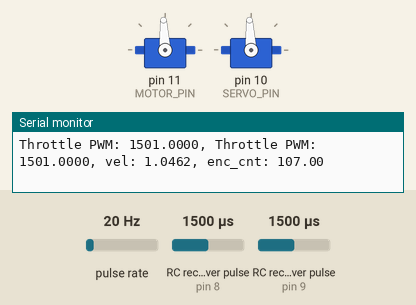
Simulated run of this sketch. Board: Arduino Uno, built with avr-gcc and run on an emulated ATmega328P. Parts: 2 × servo, the last lines printed to the serial monitor. Wiring (inferred from the names in the program): pulse sensor: data pin 4; 2 × RC receiver channel: data pin 8 / data pin 9. Inputs (shaded band) come from the test bench; at power-on: RC receiver pulse (sensors on pin 8, pin 9) 1500 µs, pulse rate 20 Hz.

Above: at 2.7 s.
2.8 s: RC receiver pulse (sensor on pin 8) set to 1020 µs
At 4.0 s:
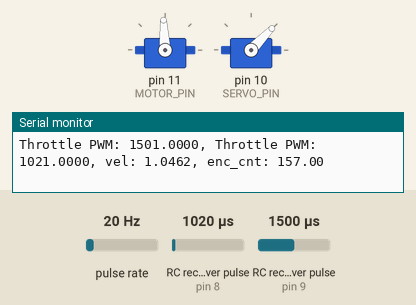
4.3 s: RC receiver pulse (sensor on pin 9) set to 1020 µs
At 5.3 s:
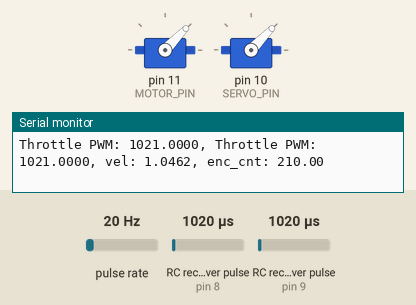
5.8 s: RC receiver pulse (sensor on pin 8) set to 1250 µs
At 6.5 s:
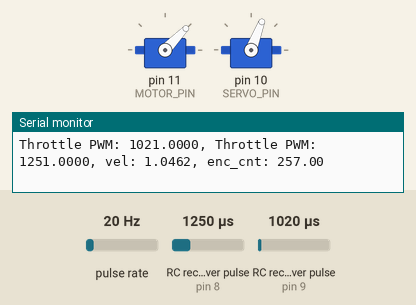
7.3 s: RC receiver pulse (sensor on pin 9) set to 1250 µs
At 8.5 s:
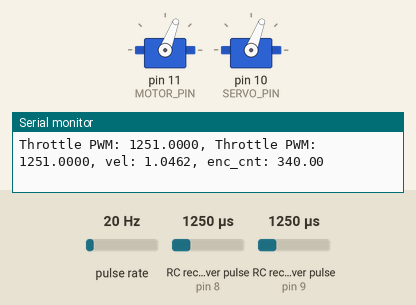
8.8 s: pulse rate (sensor on pin 4) set to 196 Hz
At 10.23 s:
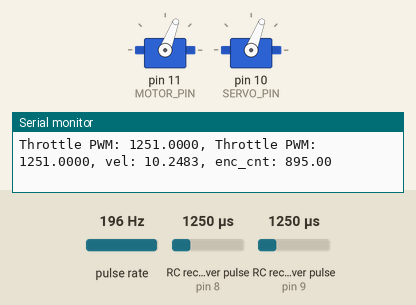
11.8 s: RC receiver pulse (sensor on pin 8) set to 1500 µs
Timing chart, 0 to 15.8 s (numbered marks = the images above; inputs shaded):
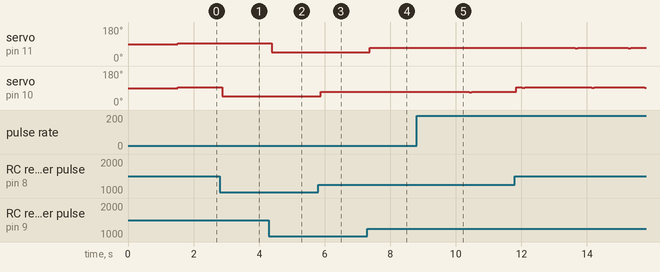

The sketch:

test_reciever_and_wheel_encoder.ino
```cpp
#include <EnableInterrupt.h>
#include <Servo.h>

const float pi = 3.14159265359;
const float d = 0.0666;
float velocity = 0;
float encoder_count = 0;
int received_pwm_signal = 0;
int pwm_esc = 1499;
int pwm_steer = 1499;
int first_signal = 1;
int loopcount = 1;
volatile unsigned long dt = 0;
volatile unsigned long lastflag = 0;
volatile unsigned long current_time = 0;
float throttleIn = 1500; //global variable for throttle
float steeringIn = 1500; //global variable for steering

class Car {
  public:

    void initArduino();
    void readReceiver();
    void writeToActuators();
    void encoder_setup();
    void check_flags();

    void Car::interfunc() {
      encoder_time_old = encoder_time;
      encoder_time = micros();
      dt = encoder_time - encoder_time_old;
      updateFlagsShared |= ENCODER_FLAG;
      encoder_count += 1;
    }

    void calc_velocity() {
      velocity = 0.125 * pi * d * 1000000 / dt;
      current_time = millis();
      if (current_time - lastflag > 50) {
        velocity = 0;
      }
    }

  private:
    const int SERVO_PIN = 10;
    const int MOTOR_PIN = 11;

    const int ch1 = 8;
    const int ch2 = 9;

    Servo throttle;
    Servo steering;

    const int MOTOR_MAX = 1750;
    const int MOTOR_MIN = 800;
    const int MOTOR_NEUTRAL = 1500;
    const int THETA_CENTER = 1500;
    const int THETA_MAX = 3000;
    const int THETA_MIN = 0;

    uint16_t microseconds2PWM(uint16_t microseconds);
    float saturateMotor(float x);
    float saturateServo(float x);

    int encoder_count_old = 0;

    int phasestate1 = 0;


    const int ENCODER_FLAG = 1;

    //    unsigned long encoder_dt = 0;
    volatile unsigned long encoder_time = 0;
    volatile unsigned long encoder_time_old = 0;

    volatile uint8_t updateFlagsShared;
    uint8_t updateFlags;
};

Car car;

void interfuncCB() {
  car.interfunc();
}

void setup() {

  car.initArduino();
  car.encoder_setup();
  delay(1500);
  Serial.begin(9600);

}

void loop() {

  car.check_flags();
  car.calc_velocity();

  car.readReceiver();
  if (steeringIn < 500) {
    // recieve throttle information from Jetson Nano
  } else {
    car.writeToActuators();
  }

  Serial.print("Throttle PWM: ");
  Serial.print(throttleIn, 4);
  Serial.print(", Throttle PWM: ");
  Serial.print(steeringIn, 4);
  Serial.print(", vel: ");
  Serial.print(velocity, 4);
  Serial.print(", enc_cnt: ");
  Serial.print(encoder_count);
  Serial.println();

}

void Car::encoder_setup() {
  pinMode(4, INPUT_PULLUP); // attach pin for phase 3 to pin 4
  enableInterrupt(4, interfuncCB, CHANGE);
}

void Car::check_flags() {
  if (updateFlagsShared) {
    lastflag = millis();
    noInterrupts();

    updateFlags = updateFlagsShared;

    updateFlagsShared = 0;
    interrupts();
  }
}

void Car::initArduino() {
  throttle.attach(MOTOR_PIN);
  steering.attach(SERVO_PIN);
  pinMode(ch2, INPUT);
  pinMode(ch1, INPUT);
}

void Car::readReceiver() {
  throttleIn = pulseIn (ch2, HIGH);
  steeringIn = pulseIn (ch1, HIGH);
}

float Car::saturateMotor(float x) {
  if (x > MOTOR_MAX) {
    x = MOTOR_MAX;
  }
  if (x < MOTOR_MIN) {
    x = MOTOR_MIN;
  }
  return x;
}

float Car::saturateServo(float x) {
  if (x > THETA_MAX) {
    x = THETA_MAX;
  }
  if (x < THETA_MIN) {
    x = THETA_MIN;
  }
  return x;
}

void Car::writeToActuators() {
  throttle.writeMicroseconds( (uint16_t) saturateMotor( throttleIn ) );
  steering.writeMicroseconds( (uint16_t) saturateServo( steeringIn ) );
}
```

Measured:
- after the input at 2.8 s, servo on pin 10 (SERVO_PIN): 93° → 46° after 0.08 s
- after the input at 4.3 s, servo on pin 11 (MOTOR_PIN): 93° → 46° after 0.08 s
- after the input at 5.8 s, servo on pin 10 (SERVO_PIN): 46° → 69° after 0.08 s
- after the input at 7.3 s, servo on pin 11 (MOTOR_PIN): 46° → 69° after 0.08 s
- after the input at 8.8 s, servo on pin 11 (MOTOR_PIN): 69° → 70° after 1.2 s, → 69° 0.10 s later; servo on pin 10 (SERVO_PIN): 69° → 68° after 1.6 s, → 69° 0.08 s later
